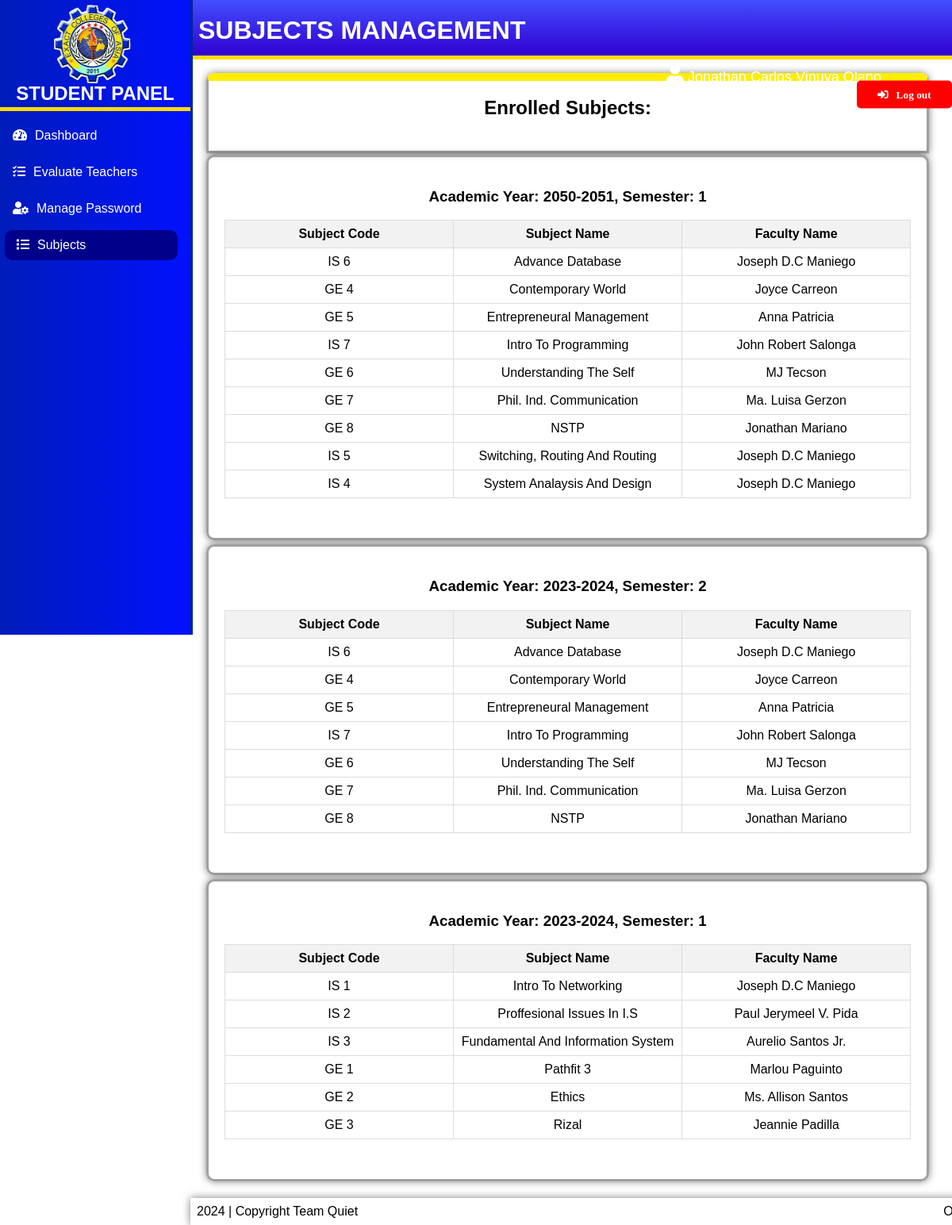
The app's page /student/subject_list.php (signed in) with its own data.
### tables this page shows
CREATE TABLE `student_info` (
  `id` int(11) NOT NULL,
  `student_ID` varchar(11) NOT NULL,
  `student_lastName` varchar(30) NOT NULL,
  `student_firstName` varchar(30) NOT NULL,
  `student_middleName` varchar(30) NOT NULL,
  `student_COURSE` varchar(20) DEFAULT NULL,
  `student_SECTION` varchar(20) NOT NULL,
  `student_PASS` varchar(30) NOT NULL
);

CREATE TABLE `enrollments` (
  `EnrollmentID` int(11) NOT NULL,
  `student_ID` varchar(30) NOT NULL,
  `subject_code` varchar(30) NOT NULL,
  `academic_year` int(30) NOT NULL
);

CREATE TABLE `academic_list` (
  `id` int(30) NOT NULL,
  `year` text NOT NULL,
  `semester` int(1) NOT NULL,
  `default_select` tinyint(1) NOT NULL,
  `status` int(1) NOT NULL
);

CREATE TABLE `subjects` (
  `SubjectID` int(11) NOT NULL,
  `Name` varchar(100) DEFAULT NULL,
  `subject_code` varchar(30) NOT NULL,
  `FacultyID` varchar(11) DEFAULT NULL
);

CREATE TABLE `facultymembers` (
  `id` int(30) NOT NULL,
  `FacultyID` varchar(11) NOT NULL,
  `Name` varchar(100) DEFAULT NULL
);

### student/subject_list.php (the view, shortened to what this page needs)
<?php
include('../session_detector.php');
if ($connection) {
    if(isset($_SESSION['student_id'])) {
        $student_ID = $_SESSION['student_id'];
        $enrolledSubjectsQuery = "SELECT
                                    enrollments.academic_year AS academic_year_id,
                                    academic_list.year AS academic_year,
                                    academic_list.semester,
                                    subjects.subject_code,
                                    subjects.Name AS subject_name,
                                    facultymembers.Name AS faculty_name
                                  FROM enrollments
                                  INNER JOIN subjects ON enrollments.subject_code = subjects.subject_code
                                  INNER JOIN facultymembers ON subjects.FacultyID = facultymembers.FacultyID
                                  INNER JOIN academic_list ON enrollments.academic_year = academic_list.id
                                  WHERE enrollments.student_id = '$student_ID'
                                  ORDER BY academic_list.year DESC, academic_list.semester DESC";
        $enrolledSubjectsResult = mysqli_query($connection, $enrolledSubjectsQuery);
        $enrolledSubjects = [];
        if(mysqli_num_rows($enrolledSubjectsResult) > 0) {
            while($row = mysqli_fetch_assoc($enrolledSubjectsResult)) {
                $enrolledSubjects[] = $row;
            }
        }
    } else {
        echo "Student ID not provided.";
        exit();
    }
} else {
    echo "Failed to connect to the database.";
    exit();
}
?>
<!DOCTYPE html>
<html lang="en">
<head>
    <link rel="stylesheet" href="styles.css">
    <link rel="stylesheet" href="https://cdnjs.cloudflare.com/ajax/libs/font-awesome/5.15.4/css/all.min.css">
</head>
<body>
    <?php include 'sidebar.php'; ?>
    <div class="content">
        <br><br>
        <h1>SUBJECTS MANAGEMENT</h1><br><br>
        <div class="box-header">
            <h2>Enrolled Subjects:</h2></div>
            <?php
            $current_academic_year = '';
            foreach($enrolledSubjects as $subject):
                if ($current_academic_year != $subject['academic_year'] . ' - ' . $subject['semester']) {
                    if ($current_academic_year != '') {
                        echo '</table></div>';
                    }
                    $current_academic_year = $subject['academic_year'] . ' - ' . $subject['semester'];
                    echo '<div class="box-body">';
                    echo '<h3>Academic Year: ' . $subject['academic_year'] . ', Semester: ' . $subject['semester'] . '</h3>';
                    echo '<table border="1">';
                    echo '<tr><th>Subject Code</th><th>Subject Name</th><th>Faculty Name</th></tr>';
                }
                echo '<tr>';
                echo '<td>' . $subject['subject_code'] . '</td>';
                echo '<td>' . $subject['subject_name'] . '</td>';
                echo '<td>' . $subject['faculty_name'] . '</td>';
                echo '</tr>';
            endforeach;
            if ($current_academic_year != '') {
                echo '</table></div>';
            }
            ?>
    </div>
</body>
</html>

### student/sidebar.php (shortened to what this page needs)
<body>
<?php
include('../connection.php');
if ($connection) {
    if(isset($_SESSION['student_id'])) {
        $student_ID = $_SESSION['student_id'];
        $query = "SELECT * FROM student_info WHERE student_ID = '$student_ID'";
        $result = mysqli_query($connection, $query);
        if(mysqli_num_rows($result) > 0) {
            $student = mysqli_fetch_assoc($result);
        } else {
            echo "No student found with ID: $student_ID";
            exit();
        }
    } else {
        echo "Student ID not provided.ssss$student_ID";
        exit();
    }
} else {
    echo "Failed to connect to the database.";
    exit();
}
?>
<link rel="stylesheet" href="styles.css">
<link rel="stylesheet" href="https://cdnjs.cloudflare.com/ajax/libs/font-awesome/5.15.4/css/all.min.css">
<div class="sidebar-container">
    <div class="sidebar">
        <img src="../images/exact logo.png" alt="Logo" class="logo">
        <h1 class="admin-title">STUDENT PANEL</h1>
        <ul class="menu"><br><br>
            <li class="dashboard-button"><a href="student_dashboard.php"><i class="fas fa-tachometer-alt"></i>Dashboard</a></li>
            <li class="evaluation-button"><a href="evaluation_menu.php"><i class="fas fas fa-tasks"></i>Evaluate Teachers</a></li>
            <li class="password-button"><a href="manage_password.php"><i class="fas fa-user-cog"></i>Manage Password</a></li>
            <li class="subject-button"><a href="subject_list.php"><i class="fas fas fa-list"></i>Subjects</a></li>
        </ul>
    </div>
</div>
<div class="acc-info">
    <?php
echo "<i class='fas fa-user'></i> </strong></td><td>{$student['student_firstName']} {$student['student_middleName']} {$student['student_lastName']}";
?>
</div>
<section>
    <button class="show-modal"><i class="fa fa-sign-in-alt">&nbsp;&nbsp;&nbsp;Log out</i></button>
</section>
<div class="box-footer">
    <span>2024 | Copyright Team Quiet</span>
    <span>OSA Faculty Evaluation Management System</span>
</div>
</body>

### student/styles.css (style rules this page uses)
body { margin: 0; padding: 0; border: none; outline: none; box-sizing: border-box; font-family: "Poppins", sans-serif; display: flex; }
.sidebar-container { position: fixed; top: 0; left: 0; height: 100vh; width: 240px; background: linear-gradient(to left, rgba(0, 17, 254, 1), rgb(0, 28, 186)); z-index: 1000; pointer-events: all; border-right: 3px solid #002594; }
.sidebar { padding: 16px; color: #ffffff; overflow-y: auto; }
.logo { height: 80px; filter: url(#stroke-filter); }
.menu { list-style: none; padding: 0; }
.menu li { margin-bottom: 8px; }
.menu li a { display: block; padding: 10px 0; color: #fff; text-decoration: none; transition: background-color 0.3s; }
.menu li a i { margin-right: 10px; }
.content { height: 100%; margin-left: 160px; padding: 20px 100px; z-index: 0; }
.admin-title { font-size: 1.5rem; font-weight: bold; margin-bottom: -50px; text-align: center; line-height: 1; position: relative; top: -20px; }
.logo { margin-top: -10px; margin-left: 50px; width: 100px; height: 100px; top: 5%; }
.admin-title::after { content: ""; position: absolute; bottom: -10px; left: 50%; transform: translateX(-50%); width: 240px; height: 5px; background-color: #ffdd00; }
button { background-color: #0055ff; color: rgb(255, 255, 255); padding: 10px 20px; border: none; cursor: pointer; border-radius: 5px; }
ul { list-style-type: none; }
li { margin-bottom: 10px; }
section { position: absolute; height: 100%; width: 100%; background: none; }
.show-modal { position: fixed; z-index: 1001; }
button.show-modal { position: fixed; left: 95%; bottom: 90%; transform: translate(-50%, -50%); width: 120px; background: #ff0000; }
.content h1 { background: linear-gradient(to bottom, rgb(66, 78, 255), rgb(49, 0, 208)); width: 3000px; height: 30px; padding: 20px; position: fixed; margin-top: -30px; margin-left: -30px; color: white; top: 30px; border-bottom: 5px solid #ffdd00; }
table { width: 100%; border-collapse: collapse; margin-bottom: 30px; table-layout: fixed; }
th, td { border: 1px solid #ddd; padding: 8px; text-align: center; }
th { background-color: #f2f2f2; }
.box-body { border-bottom-left-radius: 10px; border-bottom-right-radius: 10px; height: auto; width: 103%; border: 3px solid #a0a0a0; text-align: center; padding: 20px; box-shadow: 0 0 10px rgba(0, 0, 0, 0.5); }
.box-header { max-height: 5%; height: auto; width: 103%; border-top-right-radius: 10px; border-top-left-radius: 10px; text-align: center; padding: 20px; box-shadow: 0 0 10px rgba(0, 0, 0, 0.5); margin-bottom: 2px; border: 3px solid #a0a0a0; border-top: 10px solid #ffee00; }
.box-header h2 { margin-top: 0px; }
.box-footer { background: white; width: 1265px; padding: 8px; position: fixed; color: black; margin-left: 240px; box-shadow: 0 0 10px rgba(0, 0, 0, 0.5); bottom: 0px; z-index: 2; }

### student/subject_list.php (style rules this page uses)
.subject-button { background-color: darkblue; min-width: 120px; margin-right: 0px; margin-left: -10px; padding-left: 15px; border-radius: 10px; }
.box-body { margin-bottom: 5px; padding: 20px; border: 1px solid #ccc; border-radius: 10px; }
.content { padding-bottom: 50px!important; }

### student/sidebar.php (style rules this page uses)
.box-footer { display: flex; justify-content: space-between; align-items: center; }
.box-footer span { text-align: right; }
.acc-info { position: fixed; left: 70%; bottom: 93%; color: white; z-index: 1001; font-size: large; }
.acc-info i { font-size: 25px; }

### records on screen
student_info: student_firstName "Jonathan Carlos", student_middleName "Vinuya", student_lastName "Olano"
enrollments: academic_year.year "2050-2051", academic_year.semester "1", subject_code.subject_code "IS 6", subject_code.Name "Advance Database", facultymembers.Name "Joseph D.C Maniego"
enrollments: subject_code.subject_code "GE 4", subject_code.Name "Contemporary World", facultymembers.Name "Joyce Carreon"
enrollments: subject_code.subject_code "GE 5", subject_code.Name "Entrepreneural Management", facultymembers.Name "Anna Patricia"
enrollments: subject_code.subject_code "IS 7", subject_code.Name "Intro To Programming", facultymembers.Name "John Robert Salonga"
enrollments: subject_code.subject_code "GE 6", subject_code.Name "Understanding The Self", facultymembers.Name "MJ Tecson"
enrollments: subject_code.subject_code "GE 7", subject_code.Name "Phil. Ind. Communication", facultymembers.Name "Ma. Luisa Gerzon"
enrollments: subject_code.subject_code "GE 8", subject_code.Name "NSTP", facultymembers.Name "Jonathan Mariano"
enrollments: subject_code.subject_code "IS 5", subject_code.Name "Switching, Routing And Routing", facultymembers.Name "Joseph D.C Maniego"
enrollments: subject_code.subject_code "IS 4", subject_code.Name "System Analaysis And Design", facultymembers.Name "Joseph D.C Maniego"
enrollments: academic_year.year "2023-2024", academic_year.semester "2", subject_code.subject_code "IS 6", subject_code.Name "Advance Database", facultymembers.Name "Joseph D.C Maniego"
enrollments: subject_code.subject_code "GE 4", subject_code.Name "Contemporary World", facultymembers.Name "Joyce Carreon"
enrollments: subject_code.subject_code "GE 5", subject_code.Name "Entrepreneural Management", facultymembers.Name "Anna Patricia"
enrollments: subject_code.subject_code "IS 7", subject_code.Name "Intro To Programming", facultymembers.Name "John Robert Salonga"
enrollments: subject_code.subject_code "GE 6", subject_code.Name "Understanding The Self", facultymembers.Name "MJ Tecson"
enrollments: subject_code.subject_code "GE 7", subject_code.Name "Phil. Ind. Communication", facultymembers.Name "Ma. Luisa Gerzon"
enrollments: subject_code.subject_code "GE 8", subject_code.Name "NSTP", facultymembers.Name "Jonathan Mariano"
enrollments: academic_year.year "2023-2024", academic_year.semester "1", subject_code.subject_code "IS 1", subject_code.Name "Intro To Networking", facultymembers.Name "Joseph D.C Maniego"
enrollments: subject_code.subject_code "IS 2", subject_code.Name "Proffesional Issues In I.S", facultymembers.Name "Paul Jerymeel V. Pida"
enrollments: subject_code.subject_code "IS 3", subject_code.Name "Fundamental And Information System", facultymembers.Name "Aurelio Santos Jr."
enrollments: subject_code.subject_code "GE 1", subject_code.Name "Pathfit 3", facultymembers.Name "Marlou Paguinto"
enrollments: subject_code.subject_code "GE 2", subject_code.Name "Ethics", facultymembers.Name "Ms. Allison Santos"
enrollments: subject_code.subject_code "GE 3", subject_code.Name "Rizal", facultymembers.Name "Jeannie Padilla"
